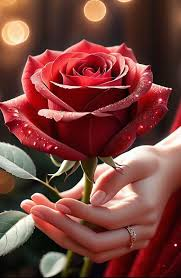
#> input picture Image processing training/change in image/images.jpg, 181 x 278 px
$ python 'Cropping a Certain Area.py'
#> lines starting #> are read from the running program, lines starting #| are printed output that depends on the picture
import cv2
imag = cv2.imread("images.jpg")
#> imag is the input picture: shape (278, 181, 3); mean B, G, R 59.9, 65.9, 119.6
cropped= imag[60:500,50:500]
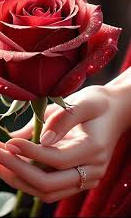
#> cropped: shape (218, 131, 3); mean B, G, R 57.8, 60.9, 122
cv2.imshow("orginal",imag)
cv2.imshow("cropped",cropped)
cv2.waitKey(0)
